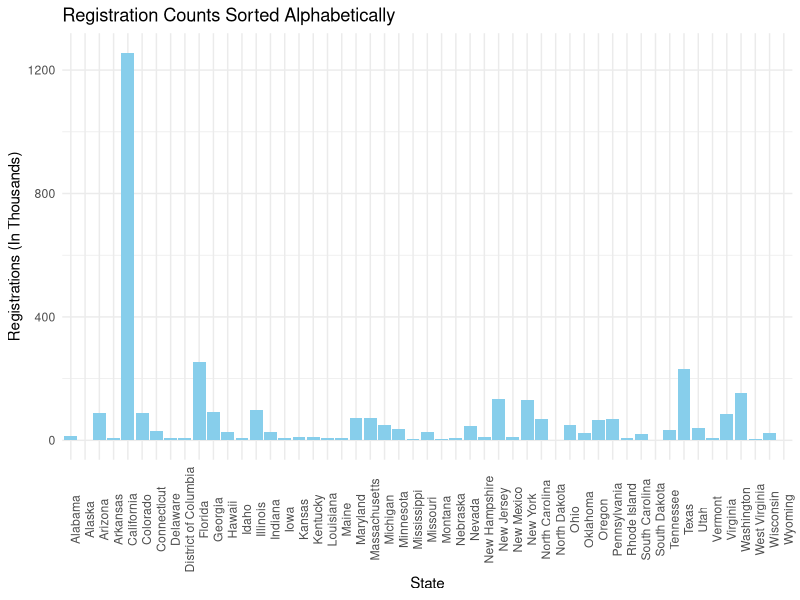
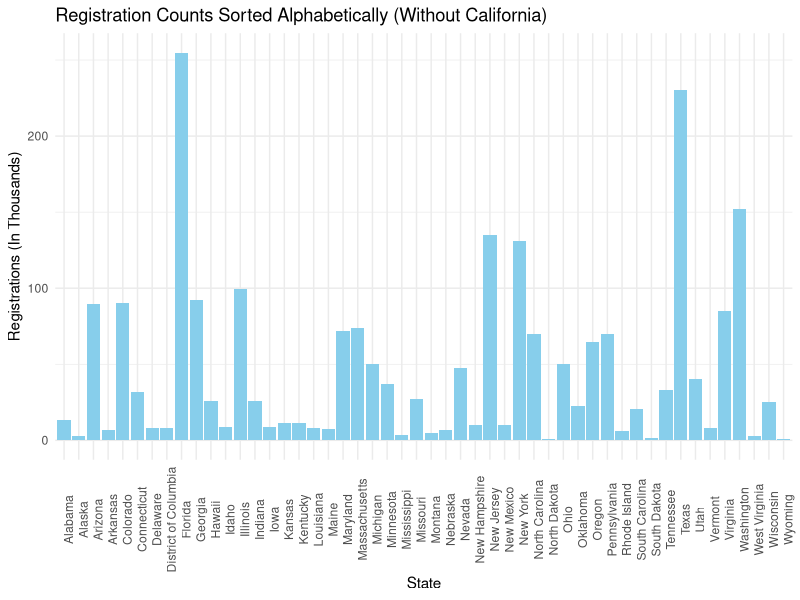

Reproduce these figures in R, in order.
## ---- chunk 1
library(ggplot2)
## ---- chunk 2
 stateReg <- read.csv("Resources/10962-ev-registration-counts-by-state_9-06-24.csv", header=TRUE, sep =",")
 stateReg
## ---- chunk 3
ggplot(stateReg, aes(x = State, y = Registration.Count / 1000)) +
  geom_bar(stat = "identity", fill = "skyblue") +
  labs(
    title = "Registration Counts Sorted Alphabetically",
    y = "Registrations (In Thousands)", 
    x = "State"
  ) +
  theme_minimal() + 
  theme(axis.text.x = element_text(angle = 90))
## ---- chunk 4
withoutCali <- subset(stateReg, stateReg$State != "California")
withoutCali


ggplot(withoutCali, aes(x = State, y = Registration.Count / 1000)) +
  geom_bar(stat = "identity", fill = "skyblue") +
  labs(
    title = "Registration Counts Sorted Alphabetically (Without California)",
    y = "Registrations (In Thousands)", 
    x = "State"
  ) +
  theme_minimal() + 
  theme(axis.text.x = element_text(angle = 90))
## ---- chunk 5
sortedStates <- stateReg[order(stateReg$Registration.Count, decreasing = TRUE), ]
sortedStates
## ---- chunk 6
summary(stateReg)
